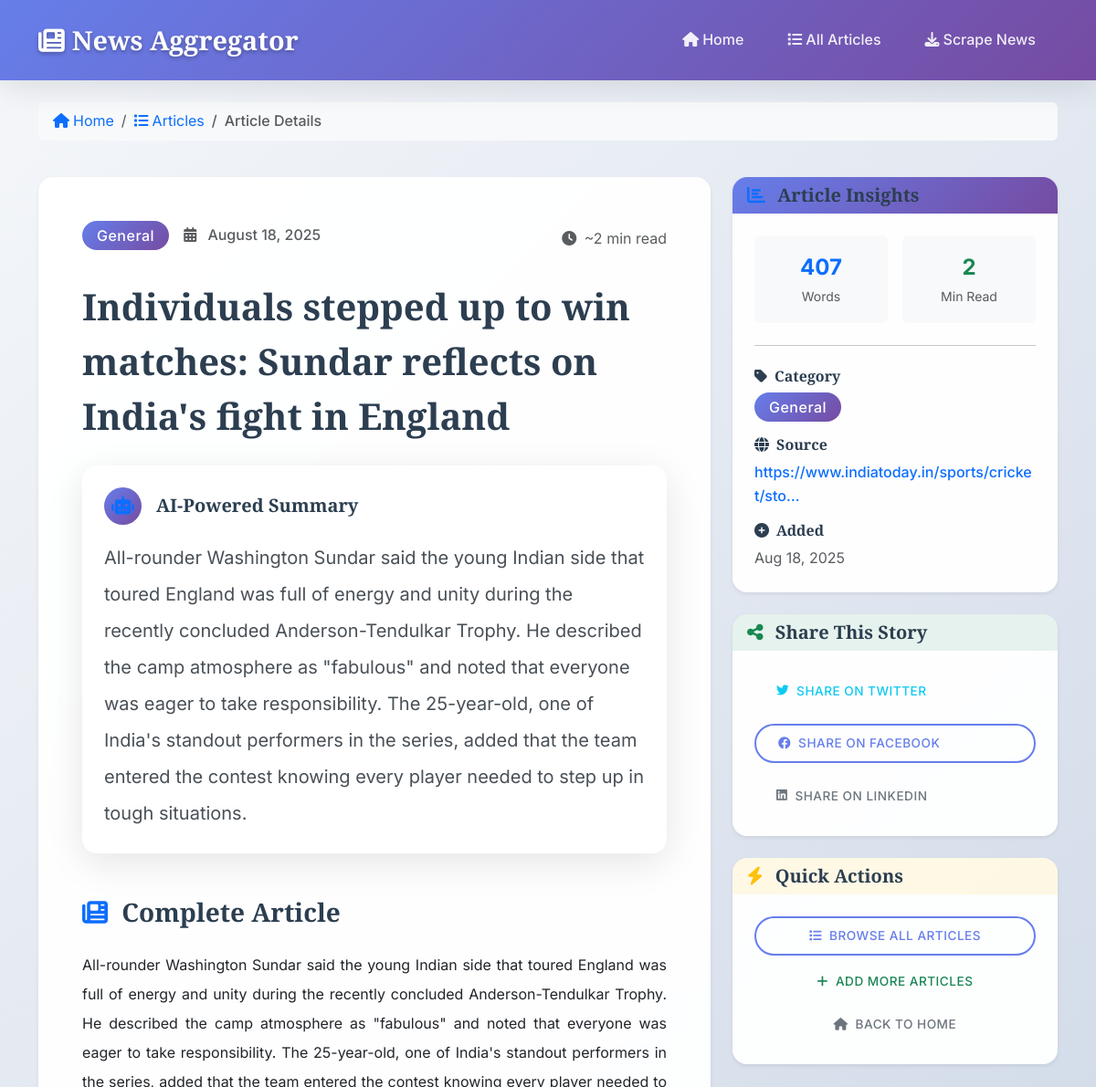
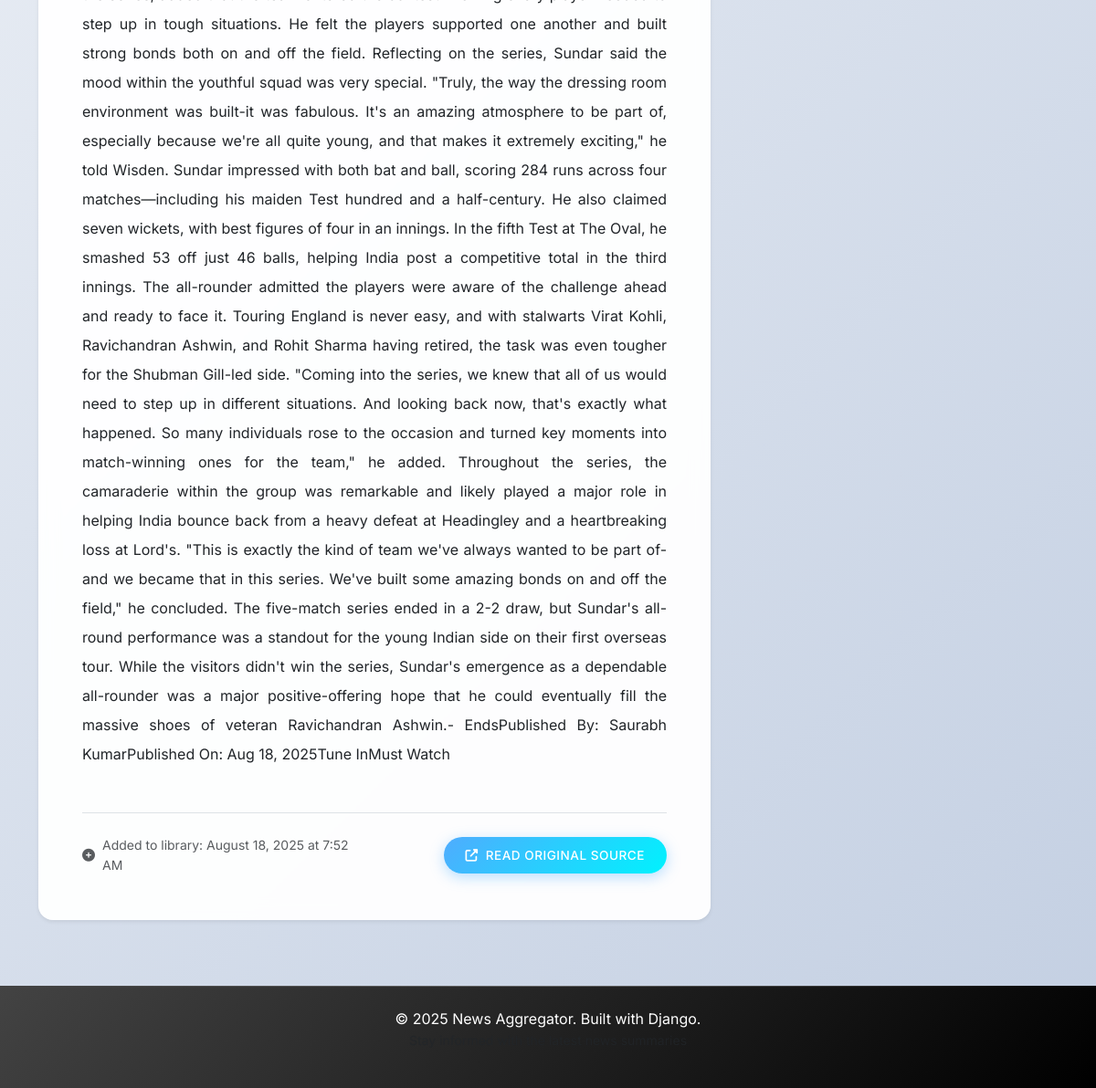
/article/28/, run on the app's committed database (2 pictures, top to bottom).
### news/models.py (models this page shows, shortened)
class Article(models.Model):
    title = models.CharField(max_length=500, blank=True, null=True)
    url = models.URLField(unique=True, max_length=1000)
    category = models.CharField(max_length=100, blank=True, null=True)
    publication_date = models.DateTimeField(blank=True, null=True)
    full_text = models.TextField()
    summary = models.TextField(blank=True, null=True)
    created_at = models.DateTimeField(default=timezone.now)
    updated_at = models.DateTimeField(auto_now=True)
    class Meta:
        ordering = ['-created_at']
        verbose_name = 'Article'
        verbose_name_plural = 'Articles'

### news/views.py (the view)
# urls.py: path('article/<int:pk>/', views.article_detail, name='article_detail'),
def article_detail(request, pk):
    article = get_object_or_404(Article, pk=pk)
    context = {
        'article': article,
    }
    return render(request, 'news/article_detail.html', context)

### news/templates/news/article_detail.html (shortened to what this page needs)
{% extends 'news/base.html' %}
{% block content %}
<div class="fade-in">
    <div class="row mb-4">
        <div class="col-12">
            <nav aria-label="breadcrumb">
                <ol class="breadcrumb bg-light rounded px-3 py-2">
                    <li class="breadcrumb-item">
                        <a href="{% url 'news:home' %}" class="text-decoration-none">
                            <i class="fas fa-home me-1"></i>Home
                        </a>
                    </li>
                    <li class="breadcrumb-item">
                        <a href="{% url 'news:article_list' %}" class="text-decoration-none">
                            <i class="fas fa-list me-1"></i>Articles
                        </a>
                    </li>
                    <li class="breadcrumb-item active fw-medium" aria-current="page">
                        Article Details
                    </li>
                </ol>
            </nav>
        </div>
    </div>
    <div class="row g-4">
        <div class="col-lg-8">
            <article class="card border-0 shadow-sm mb-4">
                <div class="card-body p-5">
                    <div class="d-flex flex-wrap justify-content-between align-items-center mb-4">
                        <div class="d-flex align-items-center gap-3 mb-2">
                            {% if article.category %}
                                <span class="badge bg-primary px-3 py-2 fs-6">{{ article.category }}</span>
                            {% else %}
                                <span class="badge bg-secondary px-3 py-2 fs-6">General</span>
                            {% endif %}
                            <span class="text-muted fw-medium">
                                <i class="fas fa-calendar-alt me-2"></i>
                                {{ article.publication_date|date:"F d, Y" }}
                            </span>
                        </div>
                        <div class="text-muted">
                            <i class="fas fa-clock me-1"></i>
                            ~{% widthratio article.full_text|wordcount 200 1 %} min read
                        </div>
                    </div>
                    <h1 class="display-6 fw-bold mb-4 lh-base">
                        {% if article.title %}
                            {{ article.title }}
                        {% else %}
                            Article Summary
                        {% endif %}
                    </h1>
                    <div class="card border-0 bg-gradient mb-5" style="background: linear-gradient(135deg, rgba(79, 172, 254, 0.1) 0%, rgba(0, 242, 254, 0.1) 100%);">
                        <div class="card-body p-4">
                            <div class="d-flex align-items-center mb-3">
                                <div class="bg-primary bg-opacity-10 rounded-circle p-2 me-3">
                                    <i class="fas fa-robot text-primary fa-lg"></i>
                                </div>
                                <h5 class="fw-bold mb-0">AI-Powered Summary</h5>
                            </div>
                            {% if article.summary %}
                                <p class="fs-5 lh-lg mb-0 text-dark-emphasis">{{ article.summary }}</p>
                            {% else %}
                                <p class="text-muted fst-italic mb-0">Summary processing in progress...</p>
                            {% endif %}
                        </div>
                    </div>
                    <div class="article-content">
                        <h3 class="fw-bold mb-4">
                            <i class="fas fa-newspaper me-2 text-primary"></i>
                            Complete Article
                        </h3>
                        <div class="fs-6 lh-lg text-justify">
                            {{ article.full_text|linebreaks }}
                        </div>
                    </div>
                    <div class="border-top pt-4 mt-5">
                        <div class="row align-items-center">
                            <div class="col-md-6">
                                <small class="text-muted d-flex align-items-center">
                                    <i class="fas fa-plus-circle me-2"></i>
                                    Added to library: {{ article.created_at|date:"F d, Y \a\t g:i A" }}
                                </small>
                            </div>
                            <div class="col-md-6 text-md-end mt-2 mt-md-0">
                                <a href="{{ article.url }}" target="_blank" class="btn btn-success btn-lg">
                                    <i class="fas fa-external-link-alt me-2"></i>Read Original Source
                                </a>
                            </div>
                        </div>
                    </div>
                </div>
            </article>
        </div>
        <div class="col-lg-4">
            <div class="card border-0 shadow-sm mb-4">
                <div class="card-header bg-primary bg-opacity-10 border-0">
                    <h5 class="fw-bold mb-0">
                        <i class="fas fa-chart-bar me-2 text-primary"></i>
                        Article Insights
                    </h5>
                </div>
                <div class="card-body p-4">
                    <div class="row g-3">
                        <div class="col-6">
                            <div class="text-center p-3 bg-light rounded">
                                <div class="fw-bold fs-4 text-primary">{{ article.full_text|wordcount }}</div>
                                <small class="text-muted">Words</small>
                            </div>
                        </div>
                        <div class="col-6">
                            <div class="text-center p-3 bg-light rounded">
                                <div class="fw-bold fs-4 text-success">{% widthratio article.full_text|wordcount 200 1 %}</div>
                                <small class="text-muted">Min Read</small>
                            </div>
                        </div>
                    </div>
                    <hr class="my-4">
                    <div class="mb-3">
                        <h6 class="fw-semibold mb-2">
                            <i class="fas fa-tag me-2"></i>Category
                        </h6>
                        <span class="badge bg-primary fs-6 px-3 py-2">
                            {{ article.category|default:"General" }}
                        </span>
                    </div>
                    <div class="mb-3">
                        <h6 class="fw-semibold mb-2">
                            <i class="fas fa-globe me-2"></i>Source
                        </h6>
                        <a href="{{ article.url }}"
                           target="_blank"
                           class="text-decoration-none fw-medium text-break">
                            {{ article.url|truncatechars:45 }}
                        </a>
                    </div>
                    <div>
                        <h6 class="fw-semibold mb-2">
                            <i class="fas fa-plus-circle me-2"></i>Added
                        </h6>
                        <span class="text-muted">{{ article.created_at|date:"M d, Y" }}</span>
                    </div>
                </div>
            </div>
            <div class="card border-0 shadow-sm mb-4">
                <div class="card-header bg-success bg-opacity-10 border-0">
                    <h5 class="fw-bold mb-0">
                        <i class="fas fa-share-alt me-2 text-success"></i>
                        Share This Story
                    </h5>
                </div>
                <div class="card-body p-4">
                    <div class="d-grid gap-3">
                        <a href="https://twitter.com/intent/tweet?text={{ article.title|urlencode }}&url={{ request.build_absolute_uri }}"
                           target="_blank"
                           class="btn btn-outline-info d-flex align-items-center">
                            <i class="fab fa-twitter me-2"></i>Share on Twitter
                        </a>
                        <a href="https://www.facebook.com/sharer/sharer.php?u={{ request.build_absolute_uri }}"
                           target="_blank"
                           class="btn btn-outline-primary d-flex align-items-center">
                            <i class="fab fa-facebook me-2"></i>Share on Facebook
                        </a>
                        <a href="https://www.linkedin.com/sharing/share-offsite/?url={{ request.build_absolute_uri }}"
                           target="_blank"
                           class="btn btn-outline-secondary d-flex align-items-center">
                            <i class="fab fa-linkedin me-2"></i>Share on LinkedIn
                        </a>
                    </div>
                </div>
            </div>
            <div class="card border-0 shadow-sm">
                <div class="card-header bg-warning bg-opacity-10 border-0">
                    <h5 class="fw-bold mb-0">
                        <i class="fas fa-bolt me-2 text-warning"></i>
                        Quick Actions
                    </h5>
                </div>
                <div class="card-body p-4">
                    <div class="d-grid gap-2">
                        <a href="{% url 'news:article_list' %}" class="btn btn-outline-primary">
                            <i class="fas fa-list me-2"></i>Browse All Articles
                        </a>
                        <a href="{% url 'news:scrape_articles' %}" class="btn btn-outline-success">
                            <i class="fas fa-plus me-2"></i>Add More Articles
                        </a>
                        <a href="{% url 'news:home' %}" class="btn btn-outline-secondary">
                            <i class="fas fa-home me-2"></i>Back to Home
                        </a>
                    </div>
                </div>
            </div>
        </div>
    </div>
</div>
{% endblock %}

### news/templates/news/base.html (style rules this page uses)
:root { --primary-gradient: linear-gradient(135deg, #667eea 0%, #764ba2 100%); --secondary-gradient: linear-gradient(135deg, #f093fb 0%, #f5576c 100%); --success-gradient: linear-gradient(135deg, #4facfe 0%, #00f2fe 100%); --dark-gradient: linear-gradient(135deg, #434343 0%, #000000 100%); --card-shadow: 0 10px 40px rgba(0,0,0,0.1); --card-shadow-hover: 0 20px 60px rgba(0,0,0,0.15); --border-radius: 16px; --primary-font: 'Inter', sans-serif; --heading-font: 'Playfair Display', serif; }
body { font-family: var(--primary-font); background: linear-gradient(135deg, #f5f7fa 0%, #c3cfe2 100%); min-height: 100vh; color: #2c3e50; line-height: 1.6; }
h1, h2, h3, h4, h5, h6 { font-family: var(--heading-font); font-weight: 600; color: #2c3e50; }
.card { border: none; border-radius: var(--border-radius); box-shadow: var(--card-shadow); overflow: hidden; transition: all 0.4s cubic-bezier(0.25, 0.8, 0.25, 1); background: rgba(255, 255, 255, 0.95); backdrop-filter: blur(10px); }
.btn { border-radius: 25px; font-weight: 500; padding: 0.6rem 1.5rem; border: none; transition: all 0.3s ease; text-transform: uppercase; letter-spacing: 0.5px; font-size: 0.85rem; }
.btn-success { background: var(--success-gradient); box-shadow: 0 4px 15px rgba(79, 172, 254, 0.4); }
.btn-outline-primary { border: 2px solid #667eea; color: #667eea; background: transparent; }
.badge { font-size: 0.75rem; padding: 0.5rem 1rem; border-radius: 20px; font-weight: 500; letter-spacing: 0.5px; }
.bg-primary { background: var(--primary-gradient) !important; }
.fade-in { animation: fadeIn 0.6s ease-out; }

### news/templates/news/article_detail.html (style rules this page uses)
.article-content { font-size: 1.1rem; line-height: 1.7; text-align: justify; }
.article-content p { margin-bottom: 1rem; }

### data on the page
Article: category "General", publication_date "August 18, 2025", full_text "2", title "Individuals stepped up to win matches: Sundar reflects on India's fight in England", summary "All-rounder Washington Sundar said the young Indian side that toured England was full of energy and unity during the recently concluded Anderson-Tendulkar Trophy. He described the camp atmosphere as \"fabulous\" and noted that everyone was eager to take responsibility. The 25-year-old, one of India's standout performers in the series, added that the team entered the contest knowing every player needed to step up in tough situations.", full_text "All-rounder Washington Sundar said the young Indian side that toured England was full of energy and unity during the recently concluded Anderson-Tendulkar Trophy. He described the camp atmosphere as \"fabulous\" and noted that everyone was eager to take responsibility. The 25-year-old, one of India's standout performers in the series, added that the team entered the contest knowing every player needed to step up in tough situations. He felt the players supported one another and built strong bonds both on and off the field. Reflecting on the series, Sundar said the mood within the youthful squad was very special. \"Truly, the way the dressing room environment was built-it was fabulous. It's an…", created_at "August 18, 2025 at 7:52 AM", full_text "407", url "https://www.indiatoday.in/sports/cricket/sto…", created_at "Aug 18, 2025"
